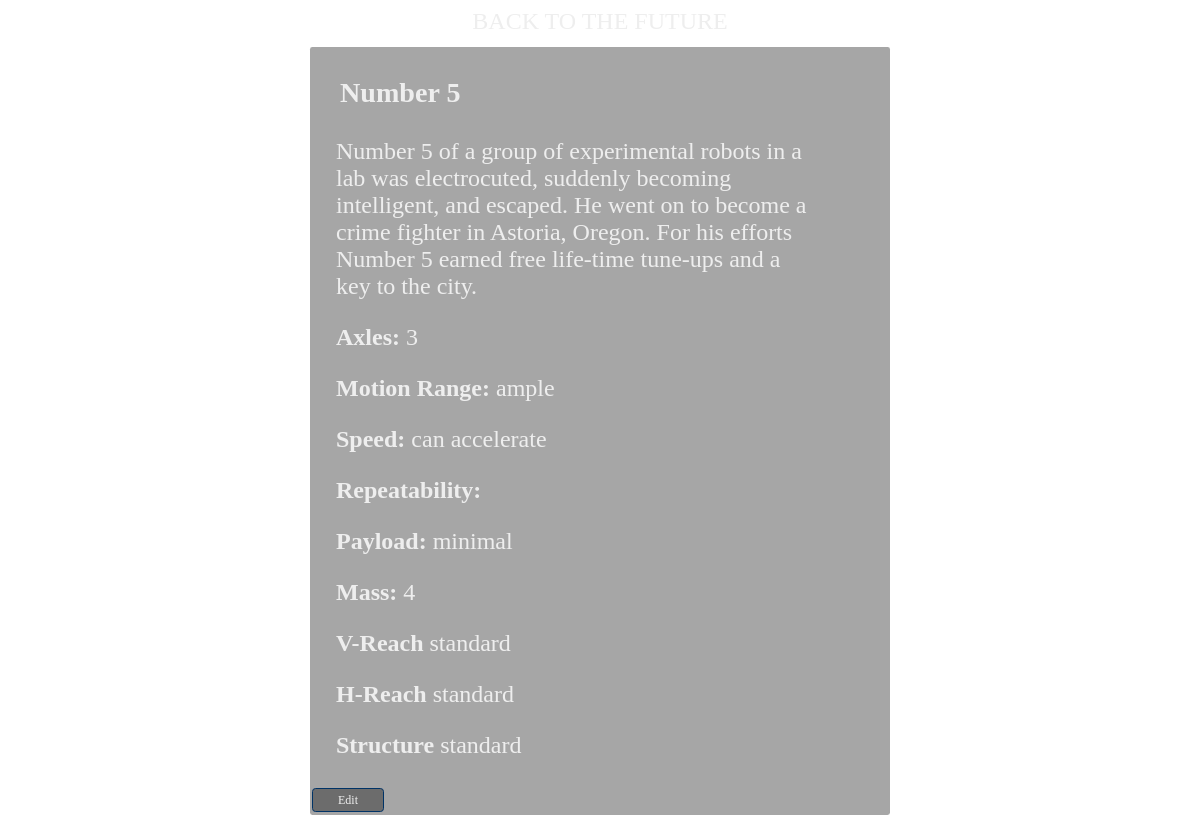
Screenshot of /robot/2/detail/ with the database file from the repository.
### core/models.py (models this page shows, shortened)
class Robot(models.Model):
    name = models.CharField(max_length=300)
    description = models.TextField(null=True, blank=True)
    created_at = models.DateTimeField(auto_now_add=True)
    axles = models.IntegerField(choices=MULTI_CHOICES, null=True, blank=True)
    motionrange = models.IntegerField(choices=PLURAL_CHOICES, null=True, blank=True)
    speed = models.IntegerField(choices=SPEED_CHOICES, null=True, blank=True)
    repeatability = models.IntegerField(choices=YESNO_CHOICES, null=True, blank=True)
    payload = models.IntegerField(choices=PLURAL_CHOICES, null=True, blank=True)
    mass = models.IntegerField(choices=MULTI_CHOICES, null=True, blank=True)
    vreach = models.IntegerField(choices=RATING_CHOICES, null=True, blank=True)
    hreach = models.IntegerField(choices=RATING_CHOICES, null=True, blank=True)
    structure = models.IntegerField(choices=RATING_CHOICES, null=True, blank=True)

### core/views.py (the view)
# urls.py: url(r'robot/(?P<pk>\d+)/detail/$', coreviews.DetailListView.as_view(), name='robot_list'),
class DetailListView(DetailView):
    model = coremodels.Robot
    template_name = 'robot/detail.html'
    context_object_name = 'robot'

### templates/robot/detail.html (shortened to what this page needs)
{% load staticfiles %}
<!DOCTYPE html>
<html>
    <head>
        <link href="{% static "css/style.css" %}" rel="stylesheet">
    </head>
    {% block content %}
    <nav>
        <a href="/robot">BACK TO THE FUTURE</a>
    </nav>
    <div class="list">
        <h3>{{ robot.name }}</h3>
        {% if robot.description %}
        <p>{{ robot.description }}</p>
        {% endif %}
        <p><b>Axles: </b>{% if robot.axles %}{{ robot.get_axles_display }}{% else %}----{% endif %}</p>
        <p><b> Motion Range: </b>{% if robot.motionrange %}{{ robot.get_motionrange_display }}{% else %}----{% endif %}</p>
        <p><b> Speed: </b>{% if robot.speed %}{{ robot.get_speed_display }}{% else %}----{% endif %}</p>
        <p><b> Repeatability: </b>{% if robot.repeatability %}{{ robot.get_repeatability_diplay }}{% else %}----{% endif %}</p>
        <p><b> Payload: </b>{% if robot.payload %}{{ robot.get_payload_display }}{% else %}----{% endif %}</p>
        <p><b> Mass: </b>{% if robot.mass %}{{ robot.get_mass_display }}{% else %}----{% endif %}</p>
        <p><b> V-Reach </b>{% if robot.vreach %}{{ robot.get_vreach_display }}{% else %}----{% endif %}</p>
        <p><b> H-Reach </b>{% if robot.hreach %}{{ robot.get_hreach_display }}{% else %}----{% endif %}</p>
        <p><b> Structure </b>{% if robot.structure %}{{ robot.get_structure_display }}{% else %}----{% endif %}</p>
        <button><a href="{% url 'robot_update' pk=robot.id %}">Edit</a></button>
    </div>
    {% endblock %}

### static/css/style.css (style rules this page uses)
button { font-family: Verdana; padding: 0.3em; color: #eeeeee; font-size: .5em; border: 1px solid #003366; border-radius: .3em; background-color: rgba(0, 0, 0, 0.35); width: 6em; }
div { border-radius: 0.1em; background-color: rgba(0, 0, 0, 0.35); margin-top: .5em; margin-left: auto; margin-right: auto; width: 24em; text-align: left; }
.list { padding: .1em; }
p { margin-left: 1em; color: #eeeeee; max-width: 20em; }
h3 { margin-left: 1em; }
a { text-decoration: none; color: #eeeeee; }

### rows the page displays
Robot: name "Number 5", description "Number 5 of a group of experimental robots in a lab was electrocuted, suddenly becoming intelligent, and escaped. He went on to become a crime fighter in Astoria, Oregon. For his efforts Number 5 earned free life-time tune-ups and a key to the city.", axles "3", motionrange "ample", speed "can accelerate", payload "minimal", mass "4", vreach "standard", hreach "standard", structure "standard"
